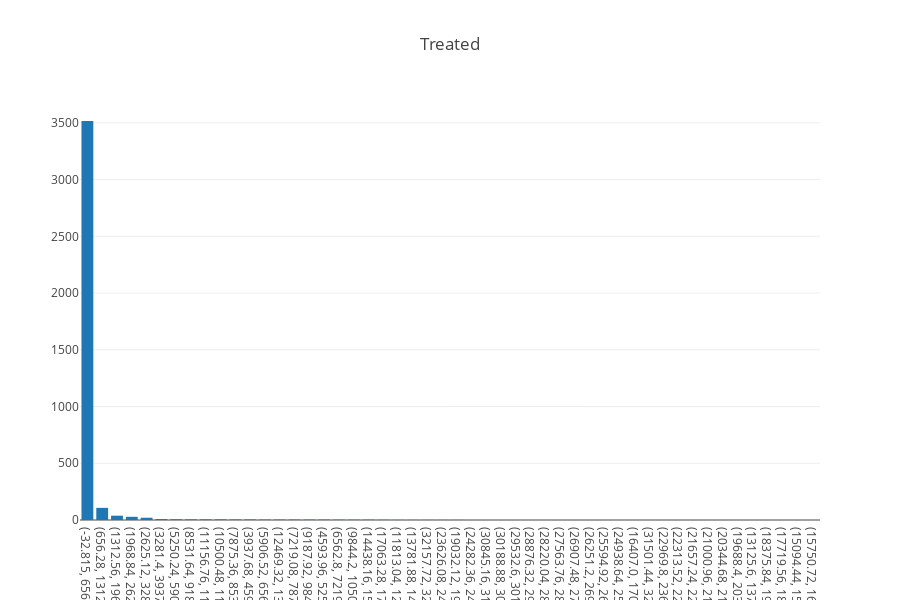
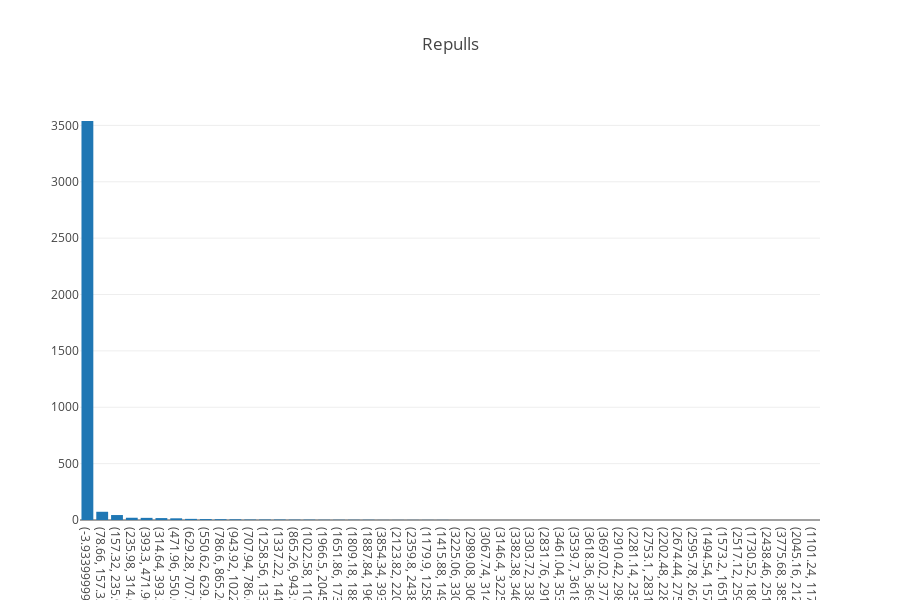
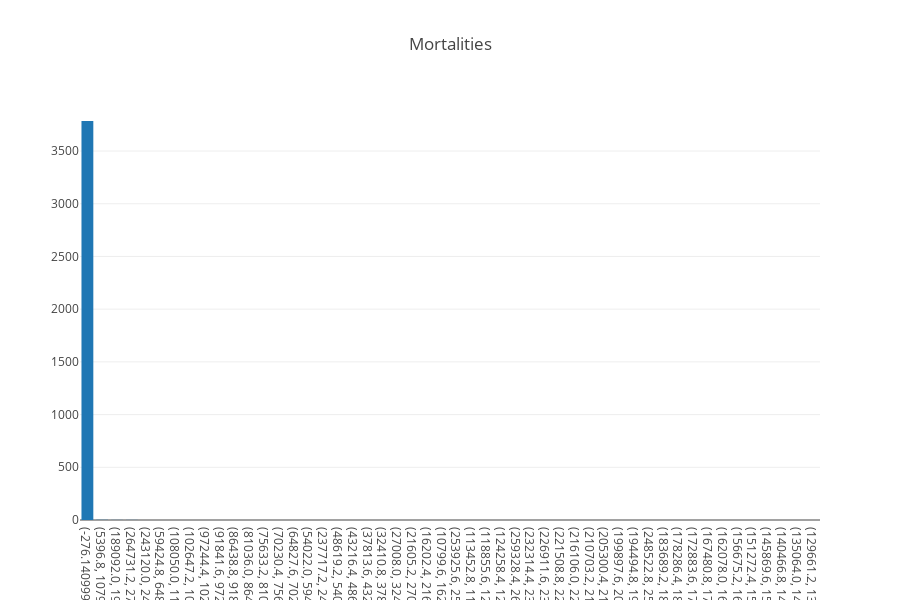
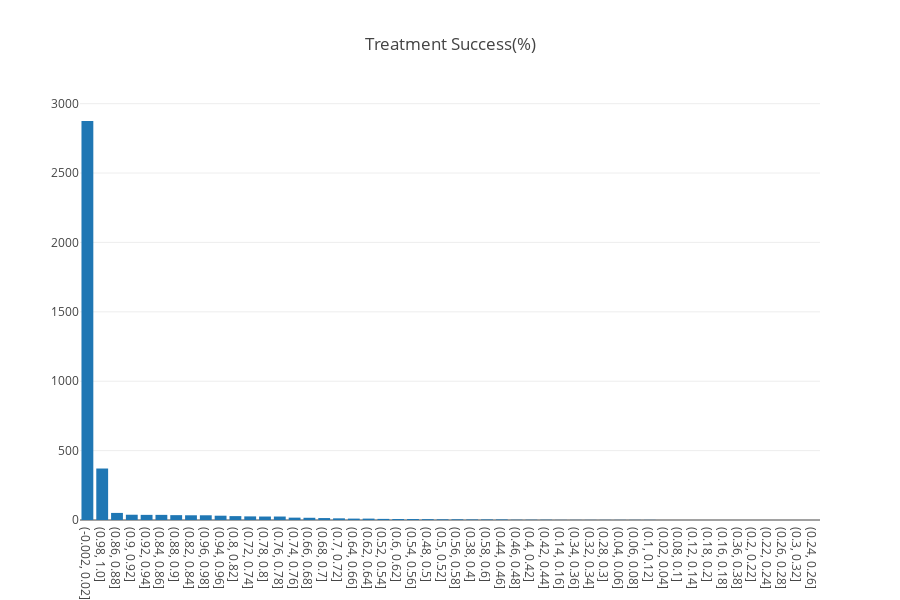

These figures' notebook cell, in order:
### Code cell
for col in float_colmuns:
    freq_table = df_ABR[col].value_counts(bins=50)
    data = [go.Bar(x=freq_table.index.astype(str).to_list(),
                   y=freq_table
                  )
            ]

    # setting layout
    layout = go.Layout(
        autosize=False,
        title=col,
        width=900,
        height=600
    )

    #combine data and layout settings into fig
    fig = go.Figure(data=data, layout=layout)

    #inline plot(iplot for jupyter notebook)
    iplot(fig, filename='drug_freq_table')
